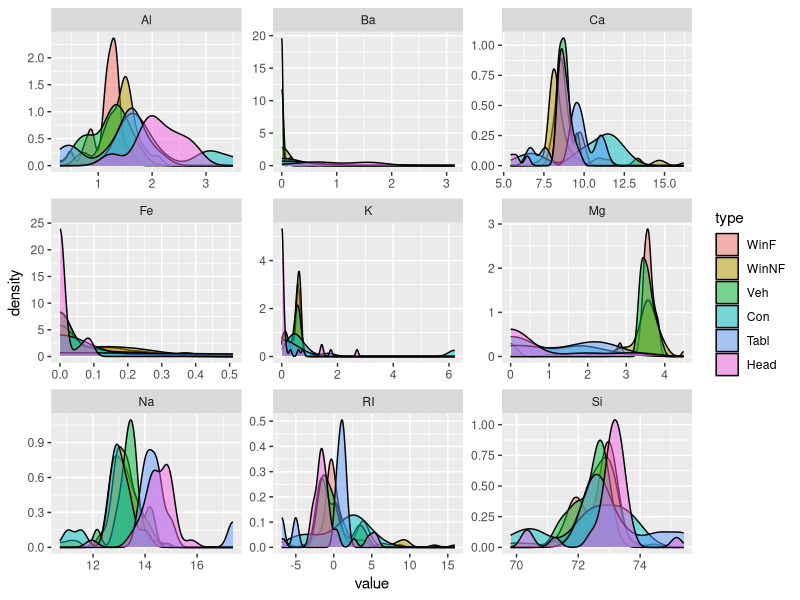
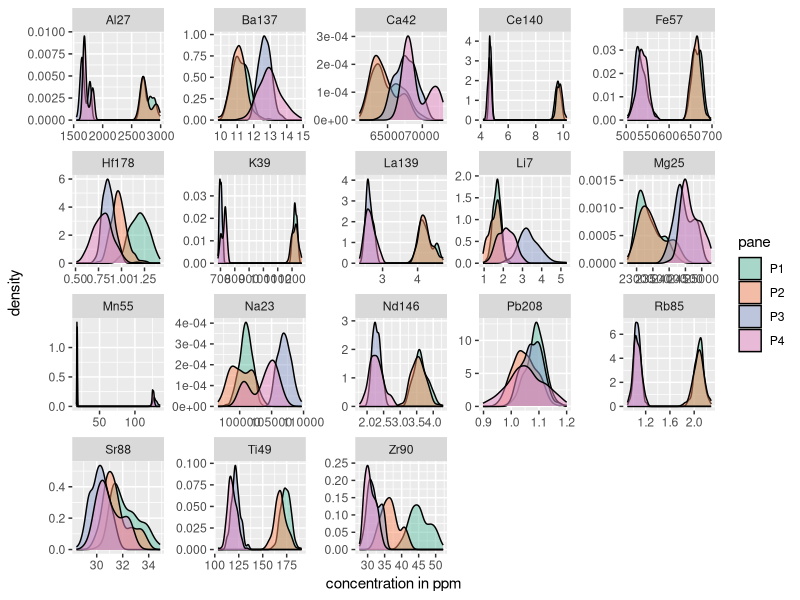
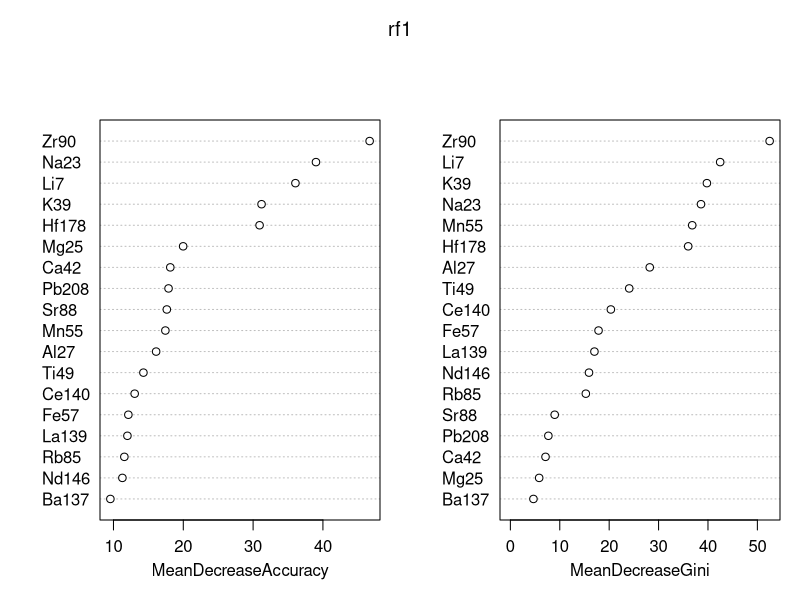
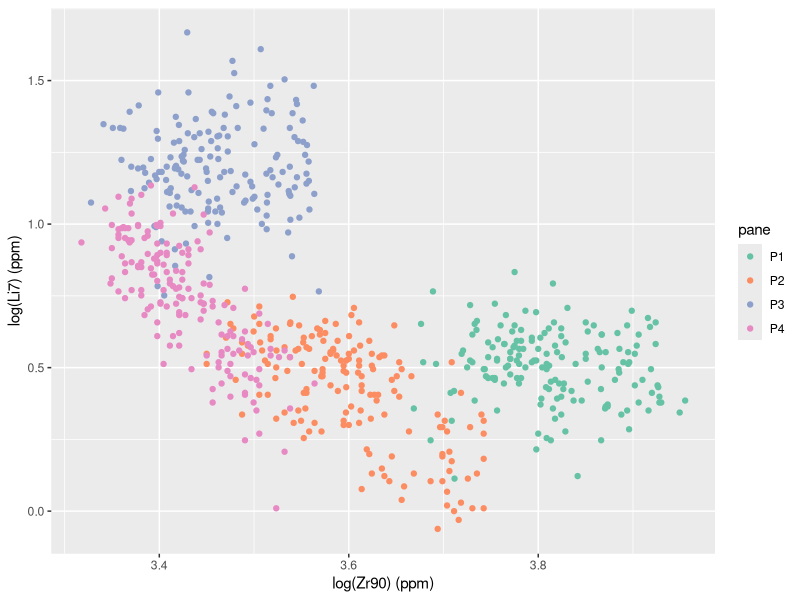
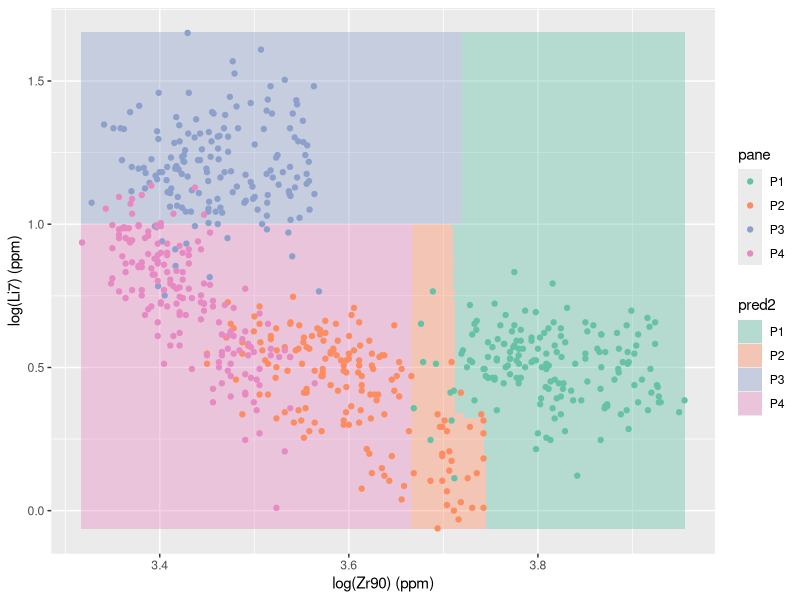

Here is the R script that generated these plots, in order:
## ---- chunk 1
knitr::opts_chunk$set(echo = TRUE, message = FALSE, warning = FALSE, 
                      fig.align = "center")
## ---- chunk 2
library(MASS)
library(tidyverse)
library(randomForest)
## ---- chunk 3
library(tidyverse)
glass1 <- MASS::fgl
glass1 <- glass1 %>% gather(variable, value, RI:Fe)


ggplot(data = glass1) + 
  geom_density(aes(x = value,fill = type), alpha = .5) + 
  facet_wrap(~variable, scales="free")
## ---- chunk 4
glass1 %>% group_by(type, variable) %>% 
  summarize(avg = mean(value), stddev = sd(value)) %>% 
  mutate(meansd = paste0("(",round(avg,2), ",", round(stddev, 2), ")")) %>% 
  select(-avg, -stddev) %>% spread(variable, meansd) -> glasstab
knitr::kable(glasstab)
## ---- chunk 5
glass <- read_csv("../static/dat/glass_sample.csv")
glass2 <- glass %>% gather(variable, value, Li7:Pb208)

ggplot(data = glass2) + 
  geom_density(aes(x = value,fill = pane), alpha = .5) + 
  facet_wrap(~variable, scales="free") + 
  scale_fill_brewer(palette = "Set2") + 
  labs(x = "concentration in ppm")
## ---- chunk 6
glass2.1 <- glass2 %>% spread(variable, value) %>% select(-Piece, -Rep, -mfr) %>% mutate(row = row_number()) %>% mutate_if(is.numeric, log)
set.seed(345892)
glass2.1test <- glass2.1 %>% sample_n(100)
glass2.1train <- glass2.1 %>% filter(!(row %in% glass2.1test$row))
rf1 <- randomForest(as.factor(pane)~., data=glass2.1train[,-20], xtest = glass2.1test[,-c(1,20)], ytest = as.factor(glass2.1test$pane), importance=T, ntree=1000, keep.forest = T)
rf1

glass2.1$pred1 <- predict(rf1, glass2.1[,-c(1,20)])
table(glass2.1$pred1, glass2.1$pane)

varImpPlot(rf1)
## ---- chunk 7
ggplot(data = glass2.1, aes(x=Zr90, y=Li7)) + 
  geom_point(aes(color = pane)) +
  scale_color_brewer(palette = "Set2") + 
  labs(x = "log(Zr90) (ppm)", y = "log(Li7) (ppm)")
## ---- chunk 8
glasstrain2 <- glass2.1train[,c("pane","Zr90", "Li7")]
glasstest2 <- glass2.1test[,c("pane","Zr90", "Li7")]
rf2 <- randomForest(as.factor(pane) ~ ., data = glasstrain2, xtest = glasstest2[,-1], ytest = as.factor(glasstest2$pane), ntree=500, keep.forest = T, mtry = 2, maxnodes=4)
rf2 

zr90r <- range(glass2.1$Zr90)
Li7r <- range(glass2.1$Li7)
newdata <- expand.grid(Zr90 = seq(zr90r[1],zr90r[2],length.out = 500),
                       Li7 = seq(Li7r[1],Li7r[2],length.out = 500))
newdata$pred2 <- predict(rf2, newdata)

ggplot() + 
  geom_tile(data = newdata, aes(x = Zr90, y = Li7, fill = pred2), alpha = .4) + 
  geom_point(data = glass2.1, aes(x = Zr90, y = Li7, color = pane)) +
  scale_color_brewer(palette = "Set2") + 
  scale_fill_brewer(palette = "Set2") +
  labs(x = "log(Zr90) (ppm)", y = "log(Li7) (ppm)")
